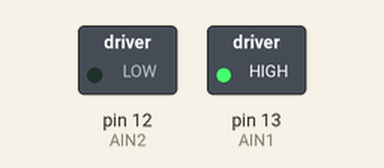
Bench run of a sketch on a simulated Arduino Uno, built with avr-gcc and run on an emulated ATmega328P. On the bench: switched loads named in the sketch (green lamp = pin HIGH). What the sketch prints to the serial monitor is not drawn.

Above: at 0.1 s.
Timing chart, 0 to 1.6 s (numbered marks = the images above):
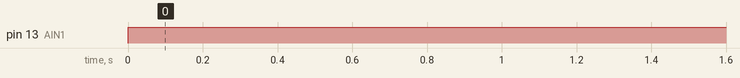

The sketch:

PID_test.ino
```cpp
#include <PID_v1.h>

/* Robot_SimpleMotor_Drive_V0 with encoders
 *
 * Adafruit Feather M4 using Pololu TB6612FNG motor controller
 * Drives two motors at fixed speed with PI control
 *
 * Motor Control Table
 * XIN1   XIN2    Effect
 * Low    Low     Brake
 * Low    High    Forward
 * High   Low     Reverse
 *
 * Free to use for all
 * F Milburn, January 2020
 */
// Output pins used to control motors
const uint16_t AIN2 = 12;         // Motor A input 2         Brown
const uint16_t AIN1 = 13;         // Motor A input 1         Green
// Motor encoder external interrupt pins
const uint16_t ENCA = 19;        // Encoder A input         Yellow
// PWM
const uint16_t ANALOG_WRITE_BITS = 8;
const uint16_t MAX_PWM = pow(2, ANALOG_WRITE_BITS)-1;
const uint16_t MIN_PWM = MAX_PWM / 4;    // Make sure motor turns

// Motor timing
unsigned long nowTime = 0;       // updated on every loop
unsigned long startTimeA = 0;    // start timing A interrupts
unsigned long countIntA = 0;     // count the A interrupts
double periodA = 0;              // motor A period
// PID
const unsigned long SAMPLE_TIME = 100;  // time between PID updates
const unsigned long INT_COUNT = 20;     // sufficient interrupts for accurate timing
double setpointA = 150;         // setpoint is rotational speed in Hz
double inputA = 0;              // input is PWM to motors
double outputA = 0;             // output is rotational speed in Hz
double KpA = 0.20, KiA = 0.20, KdA = 0;
PID motorA(&inputA, &outputA, &setpointA, KpA, KiA, KdA, DIRECT);
double storeB = 0;               // used for debug print

void forwardA(uint16_t pwm){
  digitalWrite(AIN1, pwm);
  digitalWrite(AIN2, LOW);
}
void reverseA(uint16_t pwm){
  digitalWrite(AIN1, LOW);
  digitalWrite(AIN2, pwm);
}
void brakeA(){
  digitalWrite(AIN1, LOW);
  digitalWrite(AIN2, LOW);
}

void initMotors(){
  pinMode(AIN1, OUTPUT);
  pinMode(AIN2, OUTPUT);
}
void initEncoders(){
  pinMode(ENCA, INPUT_PULLUP);
  attachInterrupt(digitalPinToInterrupt(ENCA), isr_A, RISING);
}
void initPWM(){
  startTimeA = millis();
  motorA.SetOutputLimits(MIN_PWM, MAX_PWM);
  motorA.SetSampleTime(SAMPLE_TIME);
  motorA.SetMode(AUTOMATIC);
}
void isr_A(){
  // count sufficient interrupts to get accurate timing
  // inputX is the encoder frequency in Hz
  countIntA++;
  if (countIntA == INT_COUNT){
    inputA = (float) INT_COUNT * 1000 / (float)(nowTime - startTimeA);
    startTimeA = nowTime;
    countIntA = 0;
  }
}

void setup(){
 initMotors();
 initEncoders();
 initPWM();
 Serial.begin(9600);
}
void loop(){
  nowTime = millis();
  motorA.Compute();
  forwardA((int)outputA);

  if (storeB != outputA){
    storeB = outputA;
    Serial.println("inputA, errorA");
    Serial.print(inputA); Serial.print("  ");
    Serial.print(100*(setpointA-inputA)/setpointA);
    Serial.println("\n");
  }
}
```

Measured:
- by itself, pin 13 (AIN1): LOW → HIGH at 0.00 s
